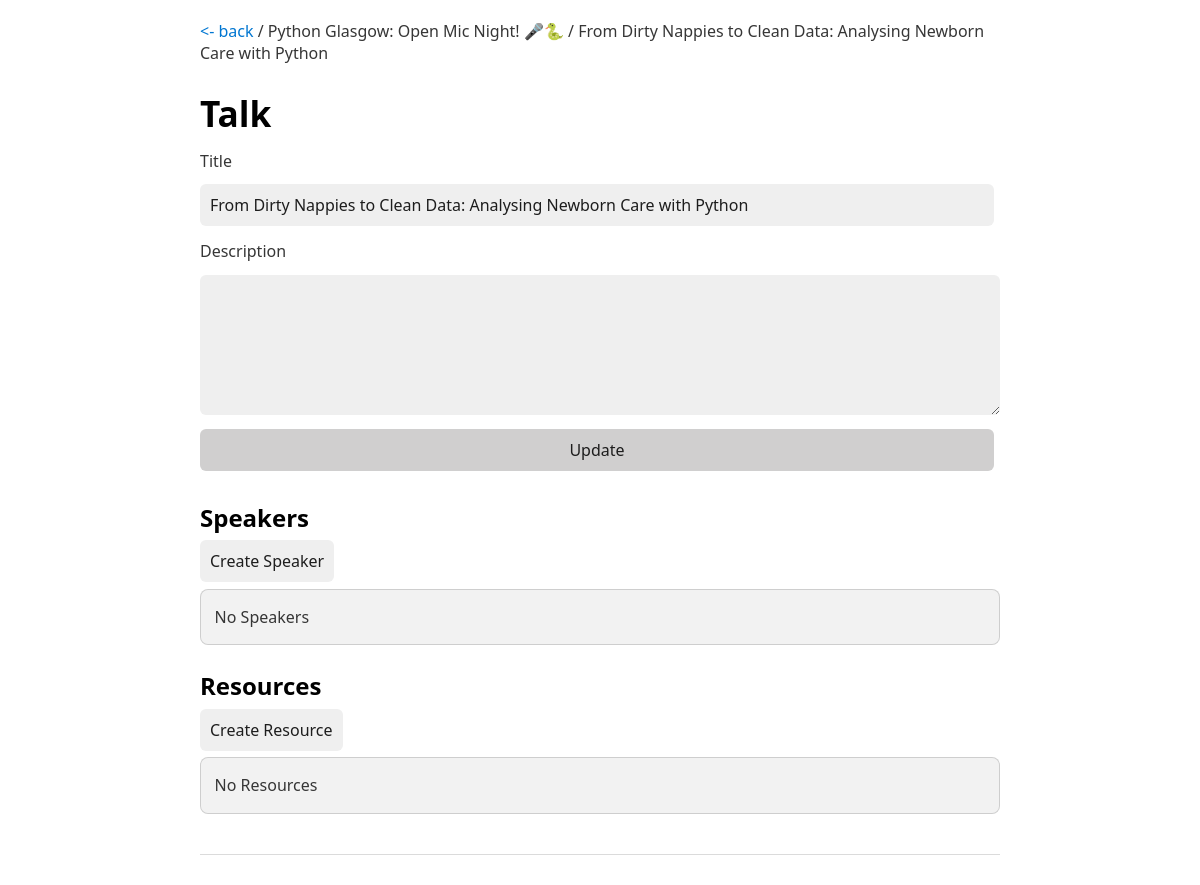
/event/1/talk/2, run on an earlier commit of the app's database.
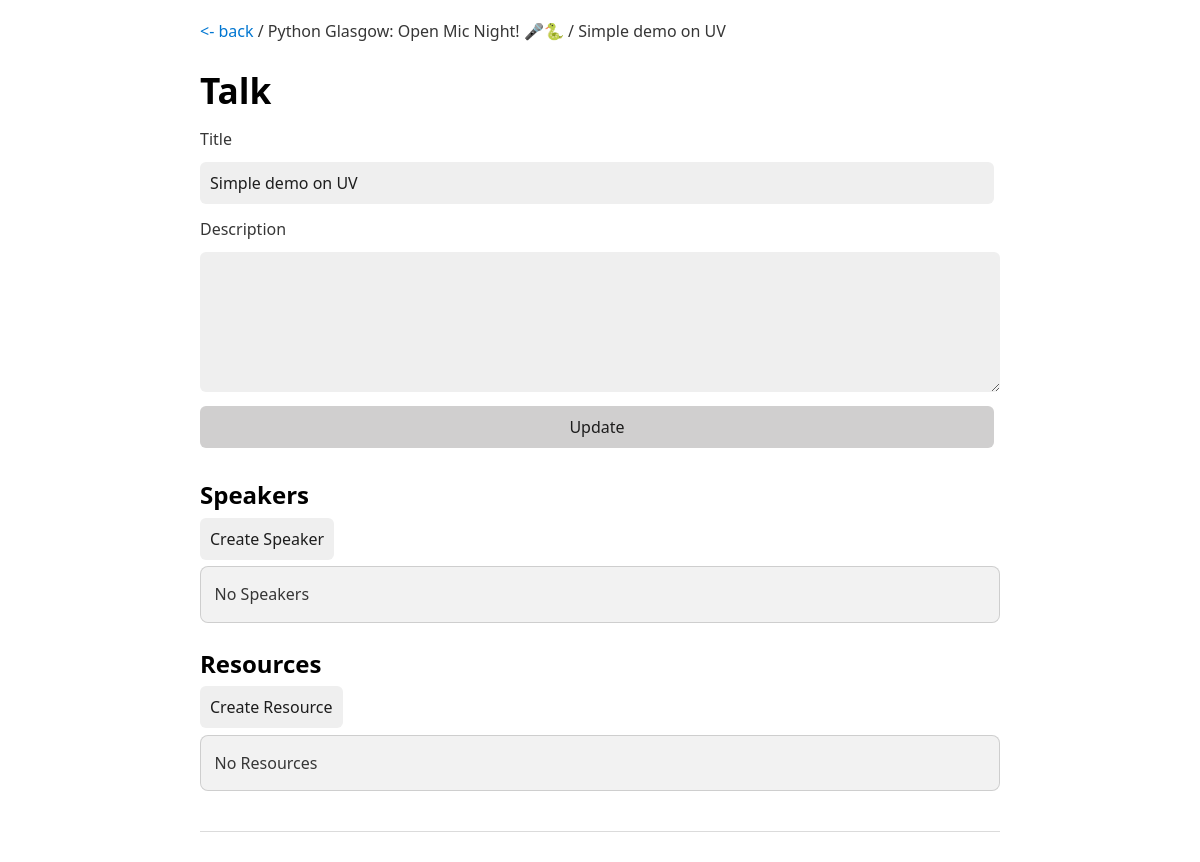
And on a later commit of the database.
### app/models/events.py (models this page shows, shortened)
class Events(db.Model):
    event_id = s.Column(s.Integer, primary_key=True)
    title = s.Column(s.String(255))
    description = s.Column(s.String)
    datetime = s.Column(s.DateTime)
    location = s.Column(s.String(255))
    rel_workshops = s.orm.relationship("Workshops")
    rel_talks = s.orm.relationship("Talks")
    @classmethod
    def get_by_id(cls, event_id):
        se_ = s.select(cls).where(cls.event_id == event_id)
        re_ = db.session.execute(se_).scalars().first()
        return re_

### app/models/talks.py (models this page shows, shortened)
class Talks(db.Model):
    talk_id = s.Column(s.Integer, primary_key=True)
    fk_event_id = s.Column(s.Integer, s.ForeignKey("events.event_id"))
    title = s.Column(s.String(255))
    description = s.Column(s.String(255))
    rel_talk_resources = s.orm.relationship("TalkResources")
    rel_talk_speakers = s.orm.relationship("TalkSpeakers")
    @classmethod
    def get_by_id(cls, talk_id):
        se_ = s.select(cls).where(cls.talk_id == talk_id)
        re_ = db.session.execute(se_).scalars().first()
        return re_

### app/__init__.py (the view)
    @app.get("/event/<int:event_id>/talk/<int:talk_id>")
    def talk(event_id: int, talk_id: int):
        event_ = Events.get_by_id(event_id)
        talk_ = Talks.get_by_id(talk_id)
        return render_template("talk.html", event=event_, talk=talk_)

### app/templates/talk.html (shortened to what this page needs)
<!DOCTYPE html>
<html lang="en">
<head>
    {% include 'includes/head.html' %}
</head>
<body>
<header>
    <div class="top-link">
        <a href="{{ url_for('event', event_id=event.event_id) }}"><- back</a> /
        {{ event.title }} /
        {{ talk.title }}
    </div>
    <h1>Talk</h1>
</header>
<main x-data="talk_" x-init="setup('{{ event.event_id }}', '{{ talk.talk_id }}')">
    <form action="{{ url_for('talk_update', event_id=event.event_id, talk_id=talk.talk_id) }}"
          method="post"
          class="form">
        <label for="title">Title</label>
        <input id="title" type="text" name="title" value="{{ talk.title }}">
        <label for="description">Description</label>
        <textarea id="description" name="description">{{ talk.description }}</textarea>
        <button type="submit">Update</button>
    </form>
    <h2>Speakers</h2>
    <div class="top-link">
        <a class="a-button" @click="create_speaker_dialog.showModal()">Create Speaker</a>
    </div>
    <div class="box" x-show="speakers.length === 0" x-cloak>
        <p>No Speakers</p>
    </div>
    <h2>Resources</h2>
    <div class="top-link">
        <a class="a-button" @click="create_resource_dialog.showModal()">Create Resource</a>
    </div>
    <div class="box" x-show="resources.length === 0" x-cloak>
        <p>No Resources</p>
    </div>
</main>
<footer>
</footer>
</body>
</html>

### app/templates/includes/head.html (shortened to what this page needs)
<link rel="stylesheet" href="{{ url_for('static', filename='water.min.css') }}">
<link rel="stylesheet" href="{{ url_for('static', filename='style.css') }}">

### app/static/style.css (style rules this page uses)
.form { display: flex; width: 100%; flex-direction: column; gap: .50rem; }
.top-link { margin-top: 1rem; margin-bottom: 1rem; }
.box { padding: 0 0.85rem; background-color: rgba(0, 0, 0, .05); border-radius: 0.5rem; border: 1px solid rgba(0, 0, 0, .15); }
.a-button { transition: background-color var(--animation-duration) linear, border-color var(--animation-duration) linear, color var(--animation-duration) linear, box-shadow var(--animation-duration) linear, transform var(--animation-duration) ease }
.a-button { text-align: center; color: var(--form-text); background-color: var(--background); font-family: inherit; font-size: inherit; margin-right: 6px; margin-bottom: 6px; padding: 10px; border: none; border-radius: 6px; outline: none; text-decoration: none; }

What changed in the data, as far as the page shows it:
changed Talks: title "From Dirty Nappies to Clean Data: Analysing Newborn Care with Python" → "Simple demo on UV"
